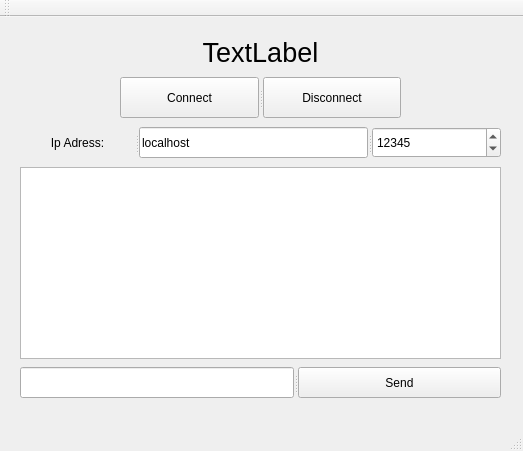
<?xml version="1.0" encoding="UTF-8"?>
<ui version="4.0">
 <class>MainWindow</class>
 <widget class="QMainWindow" name="MainWindow">
  <property name="geometry">
   <rect>
    <x>0</x>
    <y>0</y>
    <width>523</width>
    <height>451</height>
   </rect>
  </property>
  <property name="windowTitle">
   <string>MainWindow</string>
  </property>
  <widget class="QWidget" name="centralWidget">
   <widget class="QTextBrowser" name="textBrowser">
    <property name="geometry">
     <rect>
      <x>20</x>
      <y>150</y>
      <width>481</width>
      <height>192</height>
     </rect>
    </property>
   </widget>
   <widget class="QLabel" name="status_label">
    <property name="geometry">
     <rect>
      <x>120</x>
      <y>20</y>
      <width>281</width>
      <height>31</height>
     </rect>
    </property>
    <property name="font">
     <font>
      <pointsize>20</pointsize>
     </font>
    </property>
    <property name="autoFillBackground">
     <bool>true</bool>
    </property>
    <property name="text">
     <string>TextLabel</string>
    </property>
    <property name="alignment">
     <set>Qt::AlignCenter</set>
    </property>
   </widget>
   <widget class="QSplitter" name="splitter_2">
    <property name="geometry">
     <rect>
      <x>20</x>
      <y>350</y>
      <width>481</width>
      <height>31</height>
     </rect>
    </property>
    <property name="orientation">
     <enum>Qt::Horizontal</enum>
    </property>
    <widget class="QLineEdit" name="lineEdit"/>
    <widget class="QPushButton" name="pushButton_send">
     <property name="text">
      <string>Send</string>
     </property>
    </widget>
   </widget>
   <widget class="QSplitter" name="splitter_3">
    <property name="geometry">
     <rect>
      <x>120</x>
      <y>60</y>
      <width>281</width>
      <height>41</height>
     </rect>
    </property>
    <property name="orientation">
     <enum>Qt::Horizontal</enum>
    </property>
    <widget class="QPushButton" name="pushButton_connect">
     <property name="text">
      <string>Connect</string>
     </property>
    </widget>
    <widget class="QPushButton" name="pushButton_disconnect">
     <property name="text">
      <string>Disconnect</string>
     </property>
    </widget>
   </widget>
   <widget class="QSplitter" name="splitter">
    <property name="geometry">
     <rect>
      <x>20</x>
      <y>110</y>
      <width>481</width>
      <height>31</height>
     </rect>
    </property>
    <property name="orientation">
     <enum>Qt::Horizontal</enum>
    </property>
    <widget class="QLabel" name="label">
     <property name="text">
      <string>Ip Adress:</string>
     </property>
     <property name="alignment">
      <set>Qt::AlignCenter</set>
     </property>
    </widget>
    <widget class="QLineEdit" name="ipLineText">
     <property name="text">
      <string>localhost</string>
     </property>
    </widget>
    <widget class="QSpinBox" name="port">
     <property name="maximum">
      <number>25555</number>
     </property>
     <property name="value">
      <number>12345</number>
     </property>
    </widget>
   </widget>
  </widget>
  <widget class="QMenuBar" name="menuBar">
   <property name="geometry">
    <rect>
     <x>0</x>
     <y>0</y>
     <width>523</width>
     <height>19</height>
    </rect>
   </property>
  </widget>
  <widget class="QToolBar" name="mainToolBar">
   <attribute name="toolBarArea">
    <enum>TopToolBarArea</enum>
   </attribute>
   <attribute name="toolBarBreak">
    <bool>false</bool>
   </attribute>
  </widget>
  <widget class="QStatusBar" name="statusBar"/>
 </widget>
 <layoutdefault spacing="6" margin="11"/>
 <tabstops>
  <tabstop>pushButton_connect</tabstop>
 </tabstops>
 <resources/>
 <connections/>
</ui>
